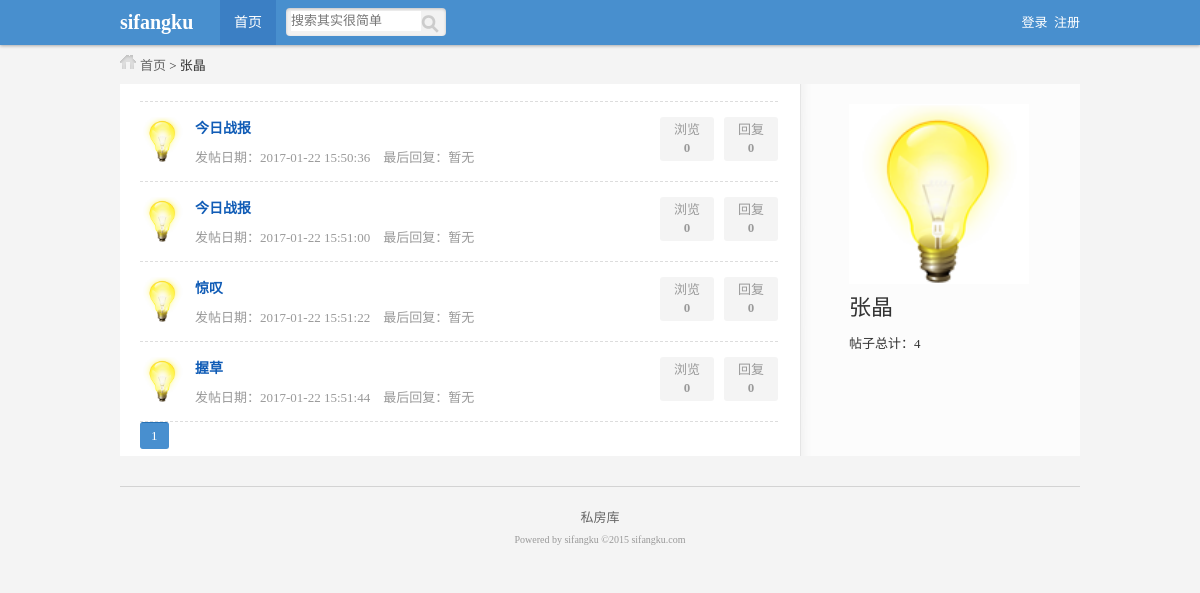
The page /member.php?id=2 on the database its author committed.
### tables this page shows
CREATE TABLE IF NOT EXISTS `sfk_member` (
  `id` int(10) unsigned NOT NULL AUTO_INCREMENT,
  `name` varchar(32) NOT NULL,
  `pw` varchar(32) NOT NULL,
  `photo` varchar(255) NOT NULL,
  `register_time` datetime NOT NULL,
  `last_time` datetime NOT NULL,
  PRIMARY KEY (`id`)
);

CREATE TABLE IF NOT EXISTS `sfk_content` (
  `id` int(10) unsigned NOT NULL AUTO_INCREMENT,
  `module_id` int(10) unsigned NOT NULL,
  `title` varchar(255) NOT NULL,
  `content` text NOT NULL,
  `time` datetime NOT NULL,
  `member_id` int(10) unsigned NOT NULL,
  `times` int(10) unsigned NOT NULL,
  PRIMARY KEY (`id`)
);

### inc/mysql.inc.php (called while the page is built, shortened)
<?php
function execute($link,$query){
    $result=mysqli_query($link,$query);
    return $result;
}
function num($link,$sql_count){
    $result=execute($link,$sql_count);
    $count=mysqli_fetch_row($result);
    return $count[0];
}
?>

### member.php (the view, shortened to what this page needs)
<?php
include "inc/mysql.inc.php";
include "inc/page.inc.php";
$link=connect();
$query="select * from sfk_member where id={$_GET['id']}";
$result_member=execute($link,$query);
$data_member=mysqli_fetch_assoc($result_member);
$query="select count(*) from sfk_content where member_id={$_GET['id']}";
$count_all=num($link,$query);
?>
<?php include_once "inc/header.inc.php"?>
<div id="position" class="auto">
    <a href="index.php">首页</a> &gt; <?php echo $data_member['name']?>
</div>
<div id="main" class="auto">
    <div id="left">
        <ul class="postsList">
            <?php
            $page=page($count_all,20);
            $query="select sfk_content.member_id,sfk_content.title,sfk_content.id,sfk_content.time,sfk_content.times,sfk_member.name,sfk_member.photo from sfk_content,sfk_member where sfk_content.member_id={$_GET['id']} AND sfk_content.member_id=sfk_member.id {$page['limit']}";
            $result_content=execute($link,$query);
            while($data_content=mysqli_fetch_assoc($result_content)){
                $query="select time from sfk_reply where content_id={$data_content['id']} order by id desc limit 0,1";
                $data_content['title']=htmlspecialchars($data_content['title']);
                $result_last_reply=execute($link,$query);
                if (mysqli_num_rows($result_last_reply)==0){
                    $last_time='暂无';
                }else{
                    $data_last_reply=mysqli_fetch_assoc($result_last_reply);
                    $last_time=$data_last_reply['time'];
                }
            ?>
            <li>
                <div class="smallPic">
                    <img width="45" height="45" src="<?php if ($data_content['photo']!=''){echo $data_content['photo'];}else{echo 'style/photo.jpg';}?>" />
                </div>
                <div class="subject">
                    <div class="titleWrap"><h2><a href="show.php?id=<?php echo $data_content['id']?>"><?php echo $data_content['title']?></a></h2></div>
                    <p>
                        发帖日期：<?php echo $data_content['time']?>&nbsp;&nbsp;&nbsp;&nbsp;最后回复：<?php echo $last_time;?>
                    </p>
                </div>
                <div class="count">
                    <p>
                        回复<br />
                        <span>
                            <?php
                            $query="select count(*) from sfk_reply where content_id={$data_content['id']}";
                            echo num($link,$query);
                            ?>
                        </span>
                    </p>
                    <p>
                        浏览<br /><span><?php echo $data_content['times']?></span>
                    </p>
                </div>
            </li>
            <?php }?>
        </ul>
        <div class="pages">
            <?php echo $page['html'];?>
        </div>
    </div>
    <div id="right">
        <div class="member_big">
            <dl>
                <dt>
                    <img width="180" height="180" src="<?php if ($data_member['photo']!=''){echo SUB_URL.$data_member['photo'];}else{echo 'style/photo.jpg';}?>" />
                </dt>
                <dd class="name"><?php echo $data_member['name'];?></dd>
                <dd>帖子总计：<?php echo $count_all;?></dd>
            </dl>
        </div>
    </div>
</div>
<?php include_once "inc/footer.inc.php"?>

### style/public.css (style rules this page uses)
body,div,ul,ol,li,dl,dt,dd,h1,h2,h3,h4,h5,h6,form,input,textarea,p { margin:0px; padding:0px; font-size:13px; font-family:Tahoma; }
ul { list-style:none; }
img,a img { border:none; }
a { text-decoration:none; }
body { background:#f4f4f4; color:#333; }
.auto { width:960px; margin:0 auto; }
#position { background:url(style_icon.png) 0px -60px no-repeat; text-indent:20px; }
#position a { color:#666; }

### style/list.css (style rules this page uses)
#main { background:url(main_bg.png) repeat-y; margin-top:10px; }
#main #left { width:638px; padding:7px 20px; float:left; }
#main #right { width:282px; float:right; }
#main ul.postsList { margin:10px 0 0 0; border-top:1px dashed #ddd; }
#main ul.postsList li { border-bottom:1px dashed #ddd; padding:15px 0; }
#main ul.postsList li div.smallPic { width:55px; float:left; }
#main ul.postsList li div.subject { width:450px; float:left; }
#main ul.postsList li div.count { color: #999; line-height: 18px; text-align: center; }
#main ul.postsList li div.count p { background: none repeat scroll 0 0 #f4f4f4; border-radius: 3px; display: block; float: right; height: 36px; margin: 0 0 0 10px; overflow: hidden; padding: 4px 0; width: 54px; }
#main ul.postsList li div.count p span { font-weight:bold; }
#main ul.postsList li div.subject .titleWrap a,#main ul.postsList li div.subject .titleWrap h2 { font-size:14px; color:#105cb6; }
#main ul.postsList li div.subject .titleWrap h2 { display:inline; }
#main ul.postsList li div.subject p { color:#999; padding:10px 0 0 0; }

### style/member.css (style rules this page uses)
#main #right .member_big { margin:20px auto 0 auto; width:180px; }
#main #right .member_big dl dd { line-height:150%; }
#main #right .member_big dl dd.name { font-size: 22px; font-weight: 400; line-height:140%; padding:5px 0 10px 0px; }

### rows shown on the page
sfk_member: name "张晶", photo (picture)
sfk_content: sfk_member.photo (picture), title "今日战报", time "2017-01-22 15:50:36", last_time "暂无", query "0", times "0"
sfk_content: sfk_member.photo (picture), title "今日战报", time "2017-01-22 15:51:00", last_time "暂无", query "0", times "0"
sfk_content: sfk_member.photo (picture), title "惊叹", time "2017-01-22 15:51:22", last_time "暂无", query "0", times "0"
sfk_content: sfk_member.photo (picture), title "握草", time "2017-01-22 15:51:44", last_time "暂无", query "0", times "0"

### other values the page prints
$count_all "4"
